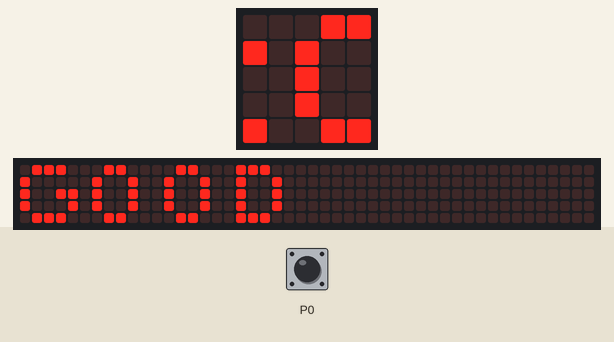
Simulated run of this program. Board: BBC micro:bit (MakeCode). On the bench: the board's 5×5 LED display, a strip that is not on the board, showing the scrolling text unrolled. Inputs (shaded band) come from the test bench. Random numbers come from a fixed seed; the 48×5 strip is a reading aid, not a part: it shows the text the display is scrolling, unrolled, one strip-width of it at a time.

Above: at 1.5 s.
1.6 s: touch pin P0 pressed for 0.15 s
At 5.7 s:
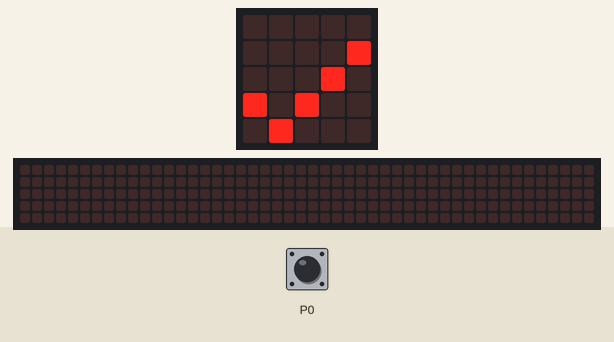
At 6.8 s:
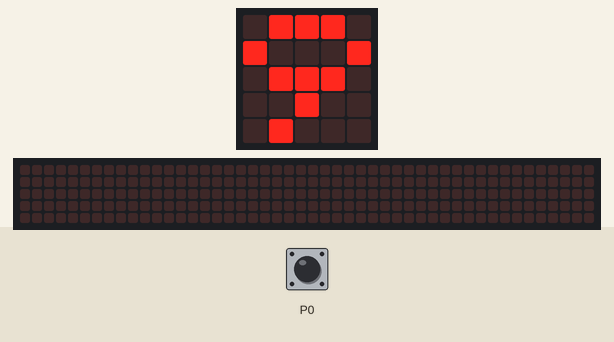
11.3 s: touch pin P0 pressed for 0.15 s
At 12.12 s:
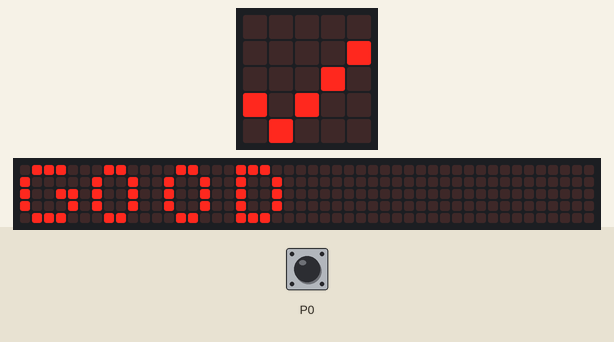

The program:

main.ts
```typescript
let LoveValue = 0
input.onPinPressed(TouchPin.P0, function () {
    basic.showIcon(IconNames.Yes)
    LoveValue = 0
})
/**
 * 두 사람 사이 손가략을 연결했을 때 무드가 좋은지 나쁜지를 측정하는 게임
 *
 * P0와 GND를 두사람이 손가락으로 대면 무작위로 0~9숫자중에서 한 값을 LoveValue에 대입하고
 *
 * P0 <= 4이면 GOOD 문자 출력
 *
 * 아니면 BAD문자 출력
 *
 * P0 핀이 연결되면 아이콘을 출력하고 LoveValue=0으로 설정한다.
 */
basic.forever(function () {
    LoveValue = randint(0, 9)
    if (LoveValue <= 4) {
        basic.showNumber(LoveValue)
        basic.pause(200)
        basic.showString("GOOD")
    } else {
        basic.showNumber(LoveValue)
        basic.pause(200)
        basic.showString("BAD")
    }
})
```

test.ts
```typescript
// 테스트는 여기로 이동합니다; 이 패키지가 확장으로 사용될 때 컴파일되지 않을 것 입니다.
```

Measured:
- what the display in image 1 shows lasts 0.6 s, from 5.5 s to 6.1 s
- what the display in image 2 shows lasts 0.9 s, from 6.1 s to 7.0 s
